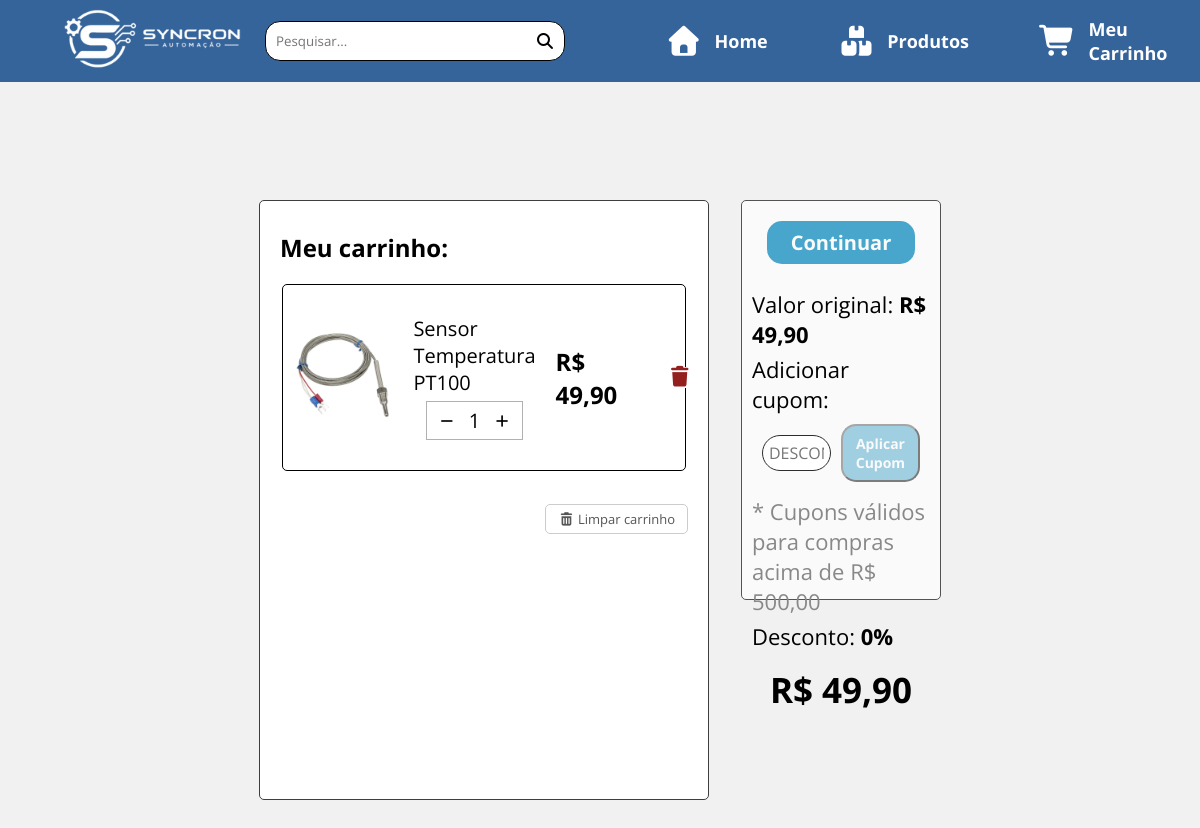
/pages/carrinho.php?id_produto=50 (signed in), run on the app's committed database.
### tables this page shows
CREATE TABLE `produtos` (
  `id_produto` int(11) NOT NULL,
  `nome` varchar(60) NOT NULL,
  `data_cadastro` date NOT NULL DEFAULT curdate(),
  `quantidade_estoque` int(11) NOT NULL,
  `preco_unitario` decimal(10,2) NOT NULL,
  `descricao` varchar(1000) NOT NULL,
  `categoria` varchar(40) NOT NULL,
  `foto` varchar(255) DEFAULT NULL
);

### includes/crud.php (called while the page is built, shortened)
<?php
try {
    function read($pdo, $table, $where = null) {
        $sql = "SELECT * FROM $table";
        if ($where) {
            $sql .= " WHERE $where";
        }
        $stmt = $pdo->query($sql);
        return $stmt->fetch(PDO::FETCH_ASSOC);
    }
} catch (PDOException $e) {
    die("Erro de conexão: " . $e->getMessage());
}

### pages/carrinho.php (the view, shortened to what this page needs)
<!DOCTYPE html>
<html lang="pt-br">
<head>
    <?php
    require_once "../includes/meta-links.php";
    require_once "../includes/crud.php";
    if ($_SERVER['REQUEST_METHOD'] === 'GET' && isset($_GET['id_produto'])) {
        $id_produto = intval($_GET['id_produto']);
        if ($id_produto > 0) {
            $produto = read($pdo, "produtos", "id_produto = $id_produto");
        }
    }
    $carrinho     = $_SESSION['carrinho'] ?? [];
    $desconto_pct = $_SESSION['cupom_desconto'] ?? 0;
    $cupom_nome   = $_SESSION['cupom'] ?? '';
    $subtotal = 0;
    foreach ($carrinho as $item) {
        $subtotal += $item['preco_unitario'] * $item['quantidade'];
    }
    $desconto_valor = 0;
    $total_final = $subtotal - $desconto_valor;
    ?>
    <link rel="stylesheet" href="../assets/carrinho.css">
</head>
<body>
    <?php include '../includes/header.php'; ?>
    <main>
        <div class="centraliza">
            <section class="carrinho">
                <h2>Meu carrinho:</h2>
                <div class="caixa_pedidos">
                    <?php if (empty($carrinho)): ?>
                        <h2 style="color:#888; font-weight:400; margin-top:20px;">Nenhum produto no carrinho</h2>
                    <?php else: ?>
                        <?php foreach ($carrinho as $item): ?>
                        <div class="caixa">
                            <div>
                                <img
                                    src="../<?= htmlspecialchars($item['foto'] ?? '') ?>"
                                    width="100"
                                    onerror="this.classList.add('img-erro')"
                                >
                            </div>
                            <div class="caixa_titulo">
                                <p><?= htmlspecialchars($item['nome']) ?></p>
                                <div class="caixa_adicionar">
                                    <form method="POST" style="display:contents;">
                                        <button type="submit" name="quantidade" value="<?= $item['quantidade'] - 1 ?>">
                                            <i class="fa-solid fa-minus"></i>
                                        </button>
                                    </form>
                                    <p><?= $item['quantidade'] ?></p>
                                    <form method="POST" style="display:contents;">
                                        <button
                                            type="submit" name="quantidade"
                                            value="<?= $item['quantidade'] + 1 ?>"
                                            <?= $item['quantidade'] >= $item['estoque'] ? 'disabled title="Estoque máximo"' : '' ?>
                                        ><i class="fa-solid fa-plus"></i></button>
                                    </form>
                                </div>
                            </div>
                            <div class="caixa_reais">
                                <h1>R$ <span><?= number_format($item['preco_unitario'] * $item['quantidade'], 2, ',', '.') ?></span></h1>
                                <form method="POST">
                                    <button type="submit" title="Remover item">
                                        <i class="fa-solid fa-trash"></i>
                                    </button>
                                </form>
                            </div>
                        </div>
                        <?php endforeach; ?>
                        <form method="POST" style="width:100%; text-align:right;">
                            <button
                                class="btn-limpar"
                                type="submit"
                                onclick="return confirm('Limpar todos os itens do carrinho?')"
                            ><i class="fa-solid fa-trash-can"></i> Limpar carrinho</button>
                        </form>
                    <?php endif; ?>
                </div>
            </section>
            <section class="pagamento">
                <?php if (!empty($carrinho)): ?>
                    <a href="pagamento.php" class="botao">Continuar</a>
                <?php else: ?>
                    <span class="botao" style="opacity:.5; cursor:not-allowed;">Continuar</span>
                <?php endif; ?>
                <div class="caixa_cupom">
                    <p>Valor original: <strong>R$ <?= number_format($subtotal, 2, ',', '.') ?></strong></p>
                    <?php if ($desconto_pct > 0): ?>
                        <div class="cupom-ativo">
                            <i class="fa-solid fa-tag"></i>
                            <?= strtoupper($cupom_nome) ?> — <?= $desconto_pct ?>% off
                            <form method="POST" style="display:contents;">
                                <input type="hidden" name="acao" value="cupom">
                                <input type="hidden" name="cupom" value="">
                                <button class="btn-rm-cupom" type="submit">remover</button>
                            </form>
                        </div>
                    <?php else: ?>
                        <form method="POST">
                            <p>Adicionar cupom:</p>
                            <div>
                                <input
                                    type="text"
                                    id="cupom"
                                    class="cupom"
                                    placeholder="DESCONTO10"
                                    name="cupom"
                                    autocomplete="off"
                                >
                                <?php if ($subtotal < 500){
                                    echo'
                                        <button type="submit" id="aplicar-cupom" class="botao" style="opacity:.5; cursor:not-allowed;">
                                            Aplicar Cupom
                                        </button>
                                    ';
                                }else{
                                    echo'
                                        <button type="submit" id="aplicar-cupom" class="botao">
                                            Aplicar Cupom
                                        </button>
                                    ';
                                }
                                ?>
                            </div>
                        </form>
                        <?php if ($subtotal > 0 && $subtotal < 500): ?>
                            <p class="aviso-min">* Cupons válidos para compras acima de R$ 500,00</p>
                        <?php endif; ?>
                    <?php endif; ?>
                    <p>Desconto: <strong><?= $desconto_pct > 0 && $subtotal >= 500 ? $desconto_pct . '%' : '0%' ?></strong></p>
                </div>
                <div>
                    <h1 class="total">
                        R$ <?= number_format($total_final, 2, ',', '.') ?>
                    </h1>
                </div>
            </section>
        </div>
    </main>
</body>
</html>

### assets/styles.css (style rules this page uses)
* { margin: 0; padding: 0; box-sizing: border-box; font-family: "Open Sans", Arial, Helvetica, sans-serif; }
body { display: flex; flex-direction: column; min-height: 100vh; background-color: #dcdcdc; }
main { min-height: 100vh; }

### assets/carrinho.css (style rules this page uses)
main { padding-top: 100px; background-color: #f1f1f1; }
.centraliza { margin: 100px; display: flex; align-items: flex-start; justify-content: center; gap: 2em; }
.carrinho { border: 1px solid rgb(62, 62, 62); width: 45%; height: 600px; border-radius: 5px; background-color: #ffffff; }
.carrinho h2 { margin-left: 20px; margin-top: 30px; margin-bottom: 20px; }
.caixa_pedidos { display: flex; align-items: center; justify-content: flex-start; flex-direction: column; gap: 15px; max-height: 85%; overflow-y: auto; }
.caixa { border: 1px solid black; border-radius: 5px; display: flex; width: 90%; align-items: center; justify-content: space-evenly; padding: 10px; margin-bottom: 10px; }
.caixa_titulo { display: flex; flex-direction: column; align-items: center; justify-content: center; font-size: 20px; padding: 20px; }
.caixa_adicionar { border: 1px solid rgb(177, 177, 177); text-align: center; display: flex; width: 80%; align-items: center; justify-content: space-around; padding: 5px; margin-top: 5px; }
.caixa_adicionar button { border: none; background-color: white; cursor: pointer; }
.caixa_reais { display: flex; justify-content: center; align-items: center; gap: 50px; }
.caixa_reais i { color: rgb(148, 31, 31); font-size: 20px; }
.caixa_reais button { border: none; background-color: white; cursor: pointer; }
.pagamento { width: 20%; display: flex; align-items: center; flex-direction: column; height: 400px; border-radius: 5px; border: 1px solid rgb(83, 83, 83); background-color: #fafafa; }
.pagamento p { text-align: left; font-size: 22px; width: 100%; }
.caixa_cupom { display: flex; justify-content: center; align-items: flex-start; padding: 10px; flex-direction: column; }
.caixa_cupom form div { display: flex; gap: 10px; align-items: center; padding: 10px; }
.pagamento .caixa_cupom .cupom { width: 80%; font-size: 16px; border-radius: 20px; border: 1px solid rgb(45, 45, 45); padding: 6px; }
.botao { width: 75%; background-color: #48a5cb; color: #fafafa; margin: 20px 0px 10px; padding: 8px 0px; text-decoration: none; text-align: center; font-weight: 700; border-radius: 15px; font-size: 20px; transition: .5s ease-in-out; }
#aplicar-cupom { width: 100%; cursor: pointer; font-size: 14px; margin: 0; }
p:has(strong) { margin: 5px 0px; }
.total { font-size: 35px; }
.caixa_reais button { border: none; background: white; cursor: pointer; }
.caixa_reais i.fa-trash { color: rgb(148, 31, 31); font-size: 20px; }
.btn-limpar { background: none; border: 1px solid #ccc; border-radius: 5px; padding: 5px 12px; cursor: pointer; font-size: 13px; color: #555; margin: 8px 20px 0 0; float: right; }
.aviso-min { font-size: 11px; color: #888; margin-top: 4px; }

### data on the page
produtos: foto (picture), nome "Sensor Temperatura PT100", $item['quantidade'] - 1 0 (drawn), quantidade "1", $item['quantidade'] + 1 2 (drawn), $item['preco_unitario']*$item['quantidade'] "49,90"

### other printed values
$subtotal "49,90"
$total_final "49,90"
